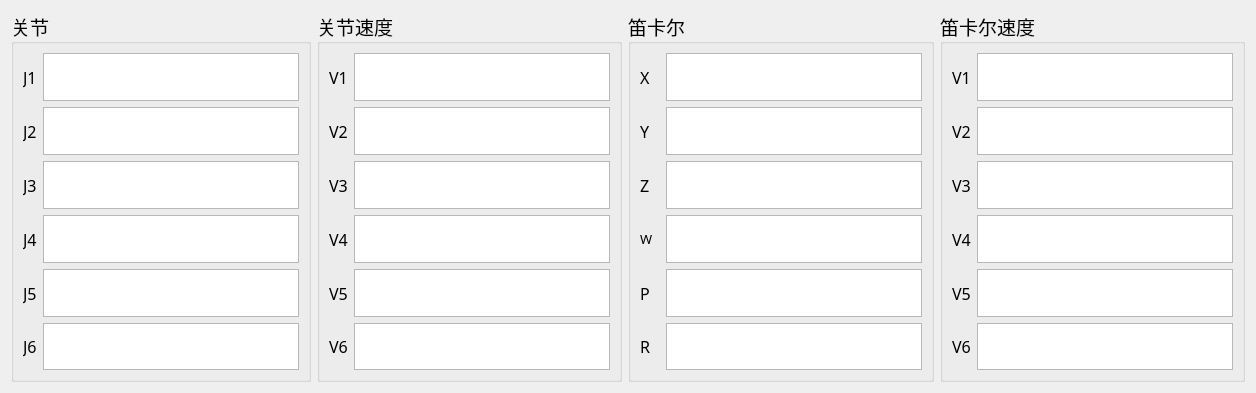
     <widget class="QWidget" name="tab">
      <attribute name="title">
       <string>Tab 1</string>
      </attribute>
      <layout class="QGridLayout" name="gridLayout">
       <item row="0" column="0">
        <widget class="QGroupBox" name="groupBox_2">
         <property name="maximumSize">
          <size>
           <width>16777215</width>
           <height>371</height>
          </size>
         </property>
         <property name="font">
          <font>
           <family>微软雅黑</family>
           <pointsize>14</pointsize>
          </font>
         </property>
         <property name="title">
          <string>关节</string>
         </property>
         <layout class="QVBoxLayout" name="verticalLayout_24">
          <item>
           <layout class="QHBoxLayout" name="horizontalLayout_12">
            <item>
             <widget class="QLabel" name="label_J1">
              <property name="font">
               <font>
                <family>微软雅黑</family>
                <pointsize>12</pointsize>
               </font>
              </property>
              <property name="text">
               <string>J1</string>
              </property>
             </widget>
            </item>
            <item>
             <widget class="QTextBrowser" name="line_J1">
              <property name="enabled">
               <bool>true</bool>
              </property>
              <property name="maximumSize">
               <size>
                <width>16777215</width>
                <height>500</height>
               </size>
              </property>
              <property name="font">
               <font>
                <family>微软雅黑</family>
                <pointsize>12</pointsize>
               </font>
              </property>
              <property name="styleSheet">
               <string notr="true"/>
              </property>
             </widget>
            </item>
           </layout>
          </item>
          <item>
           <layout class="QHBoxLayout" name="horizontalLayout_14">
            <item>
             <widget class="QLabel" name="label_J2">
              <property name="font">
               <font>
                <family>微软雅黑</family>
                <pointsize>12</pointsize>
               </font>
              </property>
              <property name="text">
               <string>J2</string>
              </property>
             </widget>
            </item>
            <item>
             <widget class="QTextBrowser" name="line_J2">
              <property name="enabled">
               <bool>true</bool>
              </property>
              <property name="maximumSize">
               <size>
                <width>16777215</width>
                <height>500</height>
               </size>
              </property>
              <property name="font">
               <font>
                <family>微软雅黑</family>
                <pointsize>12</pointsize>
               </font>
              </property>
              <property name="styleSheet">
               <string notr="true"/>
              </property>
             </widget>
            </item>
           </layout>
          </item>
          <item>
           <layout class="QHBoxLayout" name="horizontalLayout_26">
            <item>
             <widget class="QLabel" name="label_J3">
              <property name="font">
               <font>
                <family>微软雅黑</family>
                <pointsize>12</pointsize>
               </font>
              </property>
              <property name="text">
               <string>J3</string>
              </property>
             </widget>
            </item>
            <item>
             <widget class="QTextBrowser" name="line_J3">
              <property name="enabled">
               <bool>true</bool>
              </property>
              <property name="maximumSize">
               <size>
                <width>16777215</width>
                <height>500</height>
               </size>
              </property>
              <property name="font">
               <font>
                <family>微软雅黑</family>
                <pointsize>12</pointsize>
               </font>
              </property>
              <property name="styleSheet">
               <string notr="true"/>
              </property>
             </widget>
            </item>
           </layout>
          </item>
          <item>
           <layout class="QHBoxLayout" name="horizontalLayout_29">
            <item>
             <widget class="QLabel" name="label_J4">
              <property name="font">
               <font>
                <family>微软雅黑</family>
                <pointsize>12</pointsize>
               </font>
              </property>
              <property name="text">
               <string>J4</string>
              </property>
             </widget>
            </item>
            <item>
             <widget class="QTextBrowser" name="line_J4">
              <property name="enabled">
               <bool>true</bool>
              </property>
              <property name="maximumSize">
               <size>
                <width>16777215</width>
                <height>500</height>
               </size>
              </property>
              <property name="font">
               <font>
                <family>微软雅黑</family>
                <pointsize>12</pointsize>
               </font>
              </property>
              <property name="styleSheet">
               <string notr="true"/>
              </property>
             </widget>
            </item>
           </layout>
          </item>
          <item>
           <layout class="QHBoxLayout" name="horizontalLayout_30">
            <item>
             <widget class="QLabel" name="label_J5">
              <property name="font">
               <font>
                <family>微软雅黑</family>
                <pointsize>12</pointsize>
               </font>
              </property>
              <property name="text">
               <string>J5</string>
              </property>
             </widget>
            </item>
            <item>
             <widget class="QTextBrowser" name="line_J5">
              <property name="enabled">
               <bool>true</bool>
              </property>
              <property name="maximumSize">
               <size>
                <width>16777215</width>
                <height>500</height>
               </size>
              </property>
              <property name="font">
               <font>
                <family>微软雅黑</family>
                <pointsize>12</pointsize>
               </font>
              </property>
              <property name="styleSheet">
               <string notr="true"/>
              </property>
             </widget>
            </item>
           </layout>
          </item>
          <item>
           <layout class="QHBoxLayout" name="horizontalLayout_35">
            <item>
             <widget class="QLabel" name="label_J6">
              <property name="font">
               <font>
                <family>微软雅黑</family>
                <pointsize>12</pointsize>
               </font>
              </property>
              <property name="text">
               <string>J6</string>
              </property>
             </widget>
            </item>
            <item>
             <widget class="QTextBrowser" name="line_J6">
              <property name="enabled">
               <bool>true</bool>
              </property>
              <property name="maximumSize">
               <size>
                <width>16777215</width>
                <height>500</height>
               </size>
              </property>
              <property name="font">
               <font>
                <family>微软雅黑</family>
                <pointsize>12</pointsize>
               </font>
              </property>
              <property name="styleSheet">
               <string notr="true"/>
              </property>
             </widget>
            </item>
           </layout>
          </item>
         </layout>
        </widget>
       </item>
       <item row="0" column="1">
        <widget class="QGroupBox" name="groupBox_6">
         <property name="maximumSize">
          <size>
           <width>16777215</width>
           <height>371</height>
          </size>
         </property>
         <property name="font">
          <font>
           <family>微软雅黑</family>
           <pointsize>14</pointsize>
          </font>
         </property>
         <property name="title">
          <string>关节速度</string>
         </property>
         <layout class="QVBoxLayout" name="verticalLayout_26">
          <item>
           <layout class="QHBoxLayout" name="horizontalLayout_20">
            <item>
             <widget class="QLabel" name="label_V1_2">
              <property name="font">
               <font>
                <family>微软雅黑</family>
                <pointsize>12</pointsize>
               </font>
              </property>
              <property name="text">
               <string>V1</string>
              </property>
             </widget>
            </item>
            <item>
             <widget class="QTextBrowser" name="line_Joint_V1">
              <property name="maximumSize">
               <size>
                <width>16777215</width>
                <height>500</height>
               </size>
              </property>
              <property name="font">
               <font>
                <family>微软雅黑</family>
                <pointsize>12</pointsize>
               </font>
              </property>
              <property name="styleSheet">
               <string notr="true"/>
              </property>
             </widget>
            </item>
           </layout>
          </item>
          <item>
           <layout class="QHBoxLayout" name="horizontalLayout_21">
            <item>
             <widget class="QLabel" name="label_V2_2">
              <property name="font">
               <font>
                <family>微软雅黑</family>
                <pointsize>12</pointsize>
               </font>
              </property>
              <property name="text">
               <string>V2</string>
              </property>
             </widget>
            </item>
            <item>
             <widget class="QTextBrowser" name="line_Joint_V2">
              <property name="maximumSize">
               <size>
                <width>16777215</width>
                <height>500</height>
               </size>
              </property>
              <property name="font">
               <font>
                <family>微软雅黑</family>
                <pointsize>12</pointsize>
               </font>
              </property>
              <property name="styleSheet">
               <string notr="true"/>
              </property>
             </widget>
            </item>
           </layout>
          </item>
          <item>
           <layout class="QHBoxLayout" name="horizontalLayout_22">
            <item>
             <widget class="QLabel" name="label_V3_2">
              <property name="font">
               <font>
                <family>微软雅黑</family>
                <pointsize>12</pointsize>
               </font>
              </property>
              <property name="text">
               <string>V3</string>
              </property>
             </widget>
            </item>
            <item>
             <widget class="QTextBrowser" name="line_Joint_V3">
              <property name="maximumSize">
               <size>
                <width>16777215</width>
                <height>500</height>
               </size>
              </property>
              <property name="font">
               <font>
                <family>微软雅黑</family>
                <pointsize>12</pointsize>
               </font>
              </property>
              <property name="styleSheet">
               <string notr="true"/>
              </property>
             </widget>
            </item>
           </layout>
          </item>
          <item>
           <layout class="QHBoxLayout" name="horizontalLayout_23">
            <item>
             <widget class="QLabel" name="label_V4_2">
              <property name="font">
               <font>
                <family>微软雅黑</family>
                <pointsize>12</pointsize>
               </font>
              </property>
              <property name="text">
               <string>V4</string>
              </property>
             </widget>
            </item>
            <item>
             <widget class="QTextBrowser" name="line_Joint_V4">
              <property name="maximumSize">
               <size>
                <width>16777215</width>
                <height>500</height>
               </size>
              </property>
              <property name="font">
               <font>
                <family>微软雅黑</family>
                <pointsize>12</pointsize>
               </font>
              </property>
              <property name="styleSheet">
               <string notr="true"/>
              </property>
             </widget>
            </item>
           </layout>
          </item>
          <item>
           <layout class="QHBoxLayout" name="horizontalLayout_31">
            <item>
             <widget class="QLabel" name="label_V5_2">
              <property name="font">
               <font>
                <family>微软雅黑</family>
                <pointsize>12</pointsize>
               </font>
              </property>
              <property name="text">
               <string>V5</string>
              </property>
             </widget>
            </item>
            <item>
             <widget class="QTextBrowser" name="line_Joint_V5">
              <property name="maximumSize">
               <size>
                <width>16777215</width>
                <height>500</height>
               </size>
              </property>
              <property name="font">
               <font>
                <family>微软雅黑</family>
                <pointsize>12</pointsize>
               </font>
              </property>
              <property name="styleSheet">
               <string notr="true"/>
              </property>
             </widget>
            </item>
           </layout>
          </item>
          <item>
           <layout class="QHBoxLayout" name="horizontalLayout_32">
            <item>
             <widget class="QLabel" name="label_V6_2">
              <property name="font">
               <font>
                <family>微软雅黑</family>
                <pointsize>12</pointsize>
               </font>
              </property>
              <property name="text">
               <string>V6</string>
              </property>
             </widget>
            </item>
            <item>
             <widget class="QTextBrowser" name="line_Joint_V6">
              <property name="maximumSize">
               <size>
                <width>16777215</width>
                <height>500</height>
               </size>
              </property>
              <property name="font">
               <font>
                <family>微软雅黑</family>
                <pointsize>12</pointsize>
               </font>
              </property>
              <property name="styleSheet">
               <string notr="true"/>
              </property>
             </widget>
            </item>
           </layout>
          </item>
         </layout>
        </widget>
       </item>
       <item row="0" column="2">
        <widget class="QGroupBox" name="groupBox_3">
         <property name="maximumSize">
          <size>
           <width>16777215</width>
           <height>371</height>
          </size>
         </property>
         <property name="font">
          <font>
           <family>微软雅黑</family>
           <pointsize>14</pointsize>
          </font>
         </property>
         <property name="title">
          <string>笛卡尔</string>
         </property>
         <layout class="QVBoxLayout" name="verticalLayout_25">
          <item>
           <layout class="QHBoxLayout" name="horizontalLayout_56">
            <item>
             <widget class="QLabel" name="label_X">
              <property name="minimumSize">
               <size>
                <width>20</width>
                <height>0</height>
               </size>
              </property>
              <property name="font">
               <font>
                <family>微软雅黑</family>
                <pointsize>12</pointsize>
               </font>
              </property>
              <property name="text">
               <string>X</string>
              </property>
             </widget>
            </item>
            <item>
             <widget class="QTextBrowser" name="line_X">
              <property name="maximumSize">
               <size>
                <width>16777215</width>
                <height>500</height>
               </size>
              </property>
              <property name="font">
               <font>
                <family>微软雅黑</family>
                <pointsize>12</pointsize>
               </font>
              </property>
              <property name="styleSheet">
               <string notr="true"/>
              </property>
             </widget>
            </item>
           </layout>
          </item>
          <item>
           <layout class="QHBoxLayout" name="horizontalLayout_57">
            <item>
             <widget class="QLabel" name="label_Y">
              <property name="minimumSize">
               <size>
                <width>20</width>
                <height>0</height>
               </size>
              </property>
              <property name="font">
               <font>
                <family>微软雅黑</family>
                <pointsize>12</pointsize>
               </font>
              </property>
              <property name="text">
               <string>Y</string>
              </property>
             </widget>
            </item>
            <item>
             <widget class="QTextBrowser" name="line_Y">
              <property name="maximumSize">
               <size>
                <width>16777215</width>
                <height>500</height>
               </size>
              </property>
              <property name="font">
               <font>
                <family>微软雅黑</family>
                <pointsize>12</pointsize>
               </font>
              </property>
              <property name="styleSheet">
               <string notr="true"/>
              </property>
             </widget>
            </item>
           </layout>
          </item>
          <item>
           <layout class="QHBoxLayout" name="horizontalLayout_58">
            <item>
             <widget class="QLabel" name="label_Z">
              <property name="minimumSize">
               <size>
                <width>20</width>
                <height>0</height>
               </size>
              </property>
              <property name="font">
               <font>
                <family>微软雅黑</family>
                <pointsize>12</pointsize>
               </font>
              </property>
              <property name="text">
               <string>Z</string>
              </property>
             </widget>
            </item>
            <item>
             <widget class="QTextBrowser" name="line_Z">
              <property name="maximumSize">
               <size>
                <width>16777215</width>
                <height>500</height>
               </size>
              </property>
              <property name="font">
               <font>
                <family>微软雅黑</family>
                <pointsize>12</pointsize>
               </font>
              </property>
              <property name="styleSheet">
               <string notr="true"/>
              </property>
             </widget>
            </item>
           </layout>
          </item>
          <item>
           <layout class="QHBoxLayout" name="horizontalLayout_59">
            <item>
             <widget class="QLabel" name="label_W">
              <property name="minimumSize">
               <size>
                <width>20</width>
                <height>0</height>
               </size>
              </property>
              <property name="maximumSize">
               <size>
                <width>16777215</width>
                <height>16777215</height>
               </size>
              </property>
              <property name="font">
               <font>
                <family>微软雅黑</family>
                <pointsize>10</pointsize>
               </font>
              </property>
              <property name="text">
               <string>W</string>
              </property>
             </widget>
            </item>
            <item>
             <widget class="QTextBrowser" name="line_W">
              <property name="maximumSize">
               <size>
                <width>16777215</width>
                <height>500</height>
               </size>
              </property>
              <property name="font">
               <font>
                <family>微软雅黑</family>
                <pointsize>12</pointsize>
               </font>
              </property>
              <property name="styleSheet">
               <string notr="true"/>
              </property>
             </widget>
            </item>
           </layout>
          </item>
          <item>
           <layout class="QHBoxLayout" name="horizontalLayout_60">
            <item>
             <widget class="QLabel" name="label_P">
              <property name="minimumSize">
               <size>
                <width>20</width>
                <height>0</height>
               </size>
              </property>
              <property name="font">
               <font>
                <family>微软雅黑</family>
                <pointsize>12</pointsize>
               </font>
              </property>
              <property name="text">
               <string>P</string>
              </property>
             </widget>
            </item>
            <item>
             <widget class="QTextBrowser" name="line_P">
              <property name="maximumSize">
               <size>
                <width>16777215</width>
                <height>500</height>
               </size>
              </property>
              <property name="font">
               <font>
                <family>微软雅黑</family>
                <pointsize>12</pointsize>
               </font>
              </property>
              <property name="styleSheet">
               <string notr="true"/>
              </property>
             </widget>
            </item>
           </layout>
          </item>
          <item>
           <layout class="QHBoxLayout" name="horizontalLayout_61">
            <item>
             <widget class="QLabel" name="label_R">
              <property name="minimumSize">
               <size>
                <width>20</width>
                <height>0</height>
               </size>
              </property>
              <property name="font">
               <font>
                <family>微软雅黑</family>
                <pointsize>12</pointsize>
               </font>
              </property>
              <property name="text">
               <string>R</string>
              </property>
             </widget>
            </item>
            <item>
             <widget class="QTextBrowser" name="line_R">
              <property name="maximumSize">
               <size>
                <width>16777215</width>
                <height>500</height>
               </size>
              </property>
              <property name="font">
               <font>
                <family>微软雅黑</family>
                <pointsize>12</pointsize>
               </font>
              </property>
              <property name="styleSheet">
               <string notr="true"/>
              </property>
             </widget>
            </item>
           </layout>
          </item>
         </layout>
        </widget>
       </item>
       <item row="0" column="3">
        <widget class="QGroupBox" name="groupBox">
         <property name="maximumSize">
          <size>
           <width>16777215</width>
           <height>371</height>
          </size>
         </property>
         <property name="font">
          <font>
           <family>微软雅黑</family>
           <pointsize>14</pointsize>
          </font>
         </property>
         <property name="title">
          <string>笛卡尔速度</string>
         </property>
         <layout class="QVBoxLayout" name="verticalLayout_23">
          <item>
           <layout class="QHBoxLayout" name="horizontalLayout_7">
            <item>
             <widget class="QLabel" name="label_V1">
              <property name="font">
               <font>
                <family>微软雅黑</family>
                <pointsize>12</pointsize>
               </font>
              </property>
              <property name="text">
               <string>V1</string>
              </property>
             </widget>
            </item>
            <item>
             <widget class="QTextBrowser" name="line_V1">
              <property name="maximumSize">
               <size>
                <width>16777215</width>
                <height>500</height>
               </size>
              </property>
              <property name="font">
               <font>
                <family>微软雅黑</family>
                <pointsize>12</pointsize>
               </font>
              </property>
              <property name="styleSheet">
               <string notr="true"/>
              </property>
             </widget>
            </item>
           </layout>
          </item>
          <item>
           <layout class="QHBoxLayout" name="horizontalLayout_10">
            <item>
             <widget class="QLabel" name="label_V2">
              <property name="font">
               <font>
                <family>微软雅黑</family>
                <pointsize>12</pointsize>
               </font>
              </property>
              <property name="text">
               <string>V2</string>
              </property>
             </widget>
            </item>
            <item>
             <widget class="QTextBrowser" name="line_V2">
              <property name="maximumSize">
               <size>
                <width>16777215</width>
                <height>500</height>
               </size>
              </property>
              <property name="font">
               <font>
                <family>微软雅黑</family>
                <pointsize>12</pointsize>
               </font>
              </property>
              <property name="styleSheet">
               <string notr="true"/>
              </property>
             </widget>
            </item>
           </layout>
          </item>
          <item>
           <layout class="QHBoxLayout" name="horizontalLayout_11">
            <item>
             <widget class="QLabel" name="label_V3">
              <property name="font">
               <font>
                <family>微软雅黑</family>
                <pointsize>12</pointsize>
               </font>
              </property>
              <property name="text">
               <string>V3</string>
              </property>
             </widget>
            </item>
            <item>
             <widget class="QTextBrowser" name="line_V3">
              <property name="maximumSize">
               <size>
                <width>16777215</width>
                <height>500</height>
               </size>
              </property>
              <property name="font">
               <font>
                <family>微软雅黑</family>
                <pointsize>12</pointsize>
               </font>
              </property>
              <property name="styleSheet">
               <string notr="true"/>
              </property>
             </widget>
            </item>
           </layout>
          </item>
          <item>
           <layout class="QHBoxLayout" name="horizontalLayout_13">
            <item>
             <widget class="QLabel" name="label_V4">
              <property name="font">
               <font>
                <family>微软雅黑</family>
                <pointsize>12</pointsize>
               </font>
              </property>
              <property name="text">
               <string>V4</string>
              </property>
             </widget>
            </item>
            <item>
             <widget class="QTextBrowser" name="line_V4">
              <property name="maximumSize">
               <size>
                <width>16777215</width>
                <height>500</height>
               </size>
              </property>
              <property name="font">
               <font>
                <family>微软雅黑</family>
                <pointsize>12</pointsize>
               </font>
              </property>
              <property name="styleSheet">
               <string notr="true"/>
              </property>
             </widget>
            </item>
           </layout>
          </item>
          <item>
           <layout class="QHBoxLayout" name="horizontalLayout_27">
            <item>
             <widget class="QLabel" name="label_V5">
              <property name="font">
               <font>
                <family>微软雅黑</family>
                <pointsize>12</pointsize>
               </font>
              </property>
              <property name="text">
               <string>V5</string>
              </property>
             </widget>
            </item>
            <item>
             <widget class="QTextBrowser" name="line_V5">
              <property name="maximumSize">
               <size>
                <width>16777215</width>
                <height>500</height>
               </size>
              </property>
              <property name="font">
               <font>
                <family>微软雅黑</family>
                <pointsize>12</pointsize>
               </font>
              </property>
              <property name="styleSheet">
               <string notr="true"/>
              </property>
             </widget>
            </item>
           </layout>
          </item>
          <item>
           <layout class="QHBoxLayout" name="horizontalLayout_28">
            <item>
             <widget class="QLabel" name="label_V6">
              <property name="font">
               <font>
                <family>微软雅黑</family>
                <pointsize>12</pointsize>
               </font>
              </property>
              <property name="text">
               <string>V6</string>
              </property>
             </widget>
            </item>
            <item>
             <widget class="QTextBrowser" name="line_V6">
              <property name="maximumSize">
               <size>
                <width>16777215</width>
                <height>500</height>
               </size>
              </property>
              <property name="font">
               <font>
                <family>微软雅黑</family>
                <pointsize>12</pointsize>
               </font>
              </property>
              <property name="styleSheet">
               <string notr="true"/>
              </property>
             </widget>
            </item>
           </layout>
          </item>
         </layout>
        </widget>
       </item>
      </layout>
     </widget>
